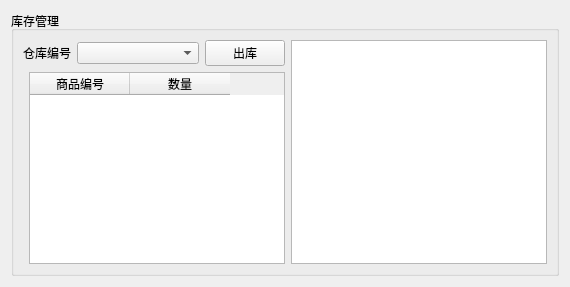
        <widget class="QWidget" name="page_2">
         <layout class="QHBoxLayout" name="horizontalLayout_13">
          <item>
           <widget class="QGroupBox" name="groupBox_2">
            <property name="title">
             <string>库存管理</string>
            </property>
            <layout class="QHBoxLayout" name="horizontalLayout_7">
             <item>
              <layout class="QHBoxLayout" name="horizontalLayout_6">
               <item>
                <layout class="QVBoxLayout" name="verticalLayout">
                 <item>
                  <layout class="QHBoxLayout" name="horizontalLayout_4">
                   <item>
                    <widget class="QLabel" name="labelStorID">
                     <property name="sizePolicy">
                      <sizepolicy hsizetype="Fixed" vsizetype="Fixed">
                       <horstretch>0</horstretch>
                       <verstretch>0</verstretch>
                      </sizepolicy>
                     </property>
                     <property name="text">
                      <string>仓库编号</string>
                     </property>
                    </widget>
                   </item>
                   <item>
                    <widget class="QComboBox" name="comboBoxStoreID"/>
                   </item>
                   <item>
                    <widget class="QPushButton" name="pushButtonOutToShelve">
                     <property name="sizePolicy">
                      <sizepolicy hsizetype="Fixed" vsizetype="Fixed">
                       <horstretch>0</horstretch>
                       <verstretch>0</verstretch>
                      </sizepolicy>
                     </property>
                     <property name="text">
                      <string>出库</string>
                     </property>
                    </widget>
                   </item>
                  </layout>
                 </item>
                 <item>
                  <layout class="QHBoxLayout" name="horizontalLayout_5">
                   <item>
                    <widget class="PieChartWidget" name="widgetChart" native="true"/>
                   </item>
                   <item>
                    <widget class="QTableWidget" name="tableWidgetStoreInfo">
                     <property name="sizePolicy">
                      <sizepolicy hsizetype="Fixed" vsizetype="Expanding">
                       <horstretch>0</horstretch>
                       <verstretch>0</verstretch>
                      </sizepolicy>
                     </property>
                     <property name="midLineWidth">
                      <number>1</number>
                     </property>
                     <property name="horizontalScrollBarPolicy">
                      <enum>Qt::ScrollBarAlwaysOff</enum>
                     </property>
                     <column>
                      <property name="text">
                       <string>商品编号</string>
                      </property>
                     </column>
                     <column>
                      <property name="text">
                       <string>数量</string>
                      </property>
                     </column>
                    </widget>
                   </item>
                  </layout>
                 </item>
                </layout>
               </item>
               <item>
                <widget class="QTextBrowser" name="textBrowserStoreInfo">
                 <property name="sizePolicy">
                  <sizepolicy hsizetype="Fixed" vsizetype="Expanding">
                   <horstretch>0</horstretch>
                   <verstretch>0</verstretch>
                  </sizepolicy>
                 </property>
                </widget>
               </item>
              </layout>
             </item>
            </layout>
           </widget>
          </item>
         </layout>
        </widget>
